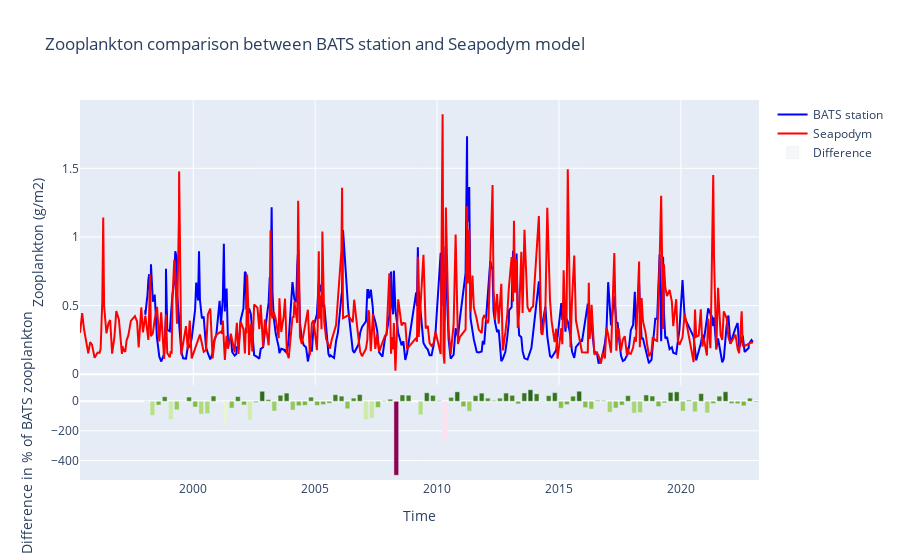

Write notebook code for a chart like this one.
### Code cell
fig = plotly.subplots.make_subplots(rows=2, cols=1, shared_xaxes=True, vertical_spacing=0, row_heights=[3, 1])

bats_zoo = zoo_line["cmems_zooc"].dropna()
fig.add_scatter(x=bats_zoo.index, y=bats_zoo, marker={"color": "blue"}, row=1, col=1, name="BATS station")
cmems_zoo = zoo_line["dry_weight_resident"].dropna()
fig.add_scatter(x=cmems_zoo.index, y=cmems_zoo, marker={"color": "red"}, row=1, col=1, name="Seapodym")


fig.add_bar(x=diff_zoo.index, y=diff_zoo, row=2, col=1, marker={"color": diff_zoo}, name="Difference")

fig.update_xaxes({"title": "Time"}, row=2)
fig.update_layout({"title": "Zooplankton comparison between BATS station and Seapodym model"})
fig.update_yaxes({"title": "Zooplankton (g/m2)"}, row=1)
fig.update_yaxes({"title": "Difference in % of BATS zooplankton"}, row=2)
fig.show()
